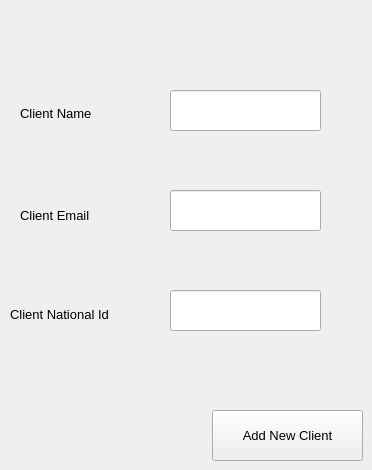
      <widget class="QWidget" name="tab_13">
       <attribute name="title">
        <string>Add New Client</string>
       </attribute>
       <widget class="QLineEdit" name="client_name">
        <property name="geometry">
         <rect>
          <x>170</x>
          <y>90</y>
          <width>151</width>
          <height>41</height>
         </rect>
        </property>
       </widget>
       <widget class="QPushButton" name="add_client">
        <property name="geometry">
         <rect>
          <x>212</x>
          <y>410</y>
          <width>151</width>
          <height>51</height>
         </rect>
        </property>
        <property name="font">
         <font>
          <family>Segoe UI</family>
          <pointsize>10</pointsize>
         </font>
        </property>
        <property name="text">
         <string>Add New Client</string>
        </property>
       </widget>
       <widget class="QLabel" name="label_31">
        <property name="geometry">
         <rect>
          <x>20</x>
          <y>93</y>
          <width>111</width>
          <height>41</height>
         </rect>
        </property>
        <property name="font">
         <font>
          <family>Segoe UI</family>
          <pointsize>10</pointsize>
         </font>
        </property>
        <property name="text">
         <string>Client Name</string>
        </property>
       </widget>
       <widget class="QLabel" name="label_32">
        <property name="geometry">
         <rect>
          <x>20</x>
          <y>195</y>
          <width>111</width>
          <height>41</height>
         </rect>
        </property>
        <property name="font">
         <font>
          <family>Segoe UI</family>
          <pointsize>10</pointsize>
         </font>
        </property>
        <property name="text">
         <string>Client Email</string>
        </property>
       </widget>
       <widget class="QLineEdit" name="client_email">
        <property name="geometry">
         <rect>
          <x>170</x>
          <y>190</y>
          <width>151</width>
          <height>41</height>
         </rect>
        </property>
       </widget>
       <widget class="QLabel" name="label_33">
        <property name="geometry">
         <rect>
          <x>10</x>
          <y>289</y>
          <width>141</width>
          <height>51</height>
         </rect>
        </property>
        <property name="font">
         <font>
          <family>Segoe UI</family>
          <pointsize>10</pointsize>
         </font>
        </property>
        <property name="text">
         <string>Client National Id</string>
        </property>
       </widget>
       <widget class="QLineEdit" name="client_id">
        <property name="geometry">
         <rect>
          <x>170</x>
          <y>290</y>
          <width>151</width>
          <height>41</height>
         </rect>
        </property>
       </widget>
      </widget>
